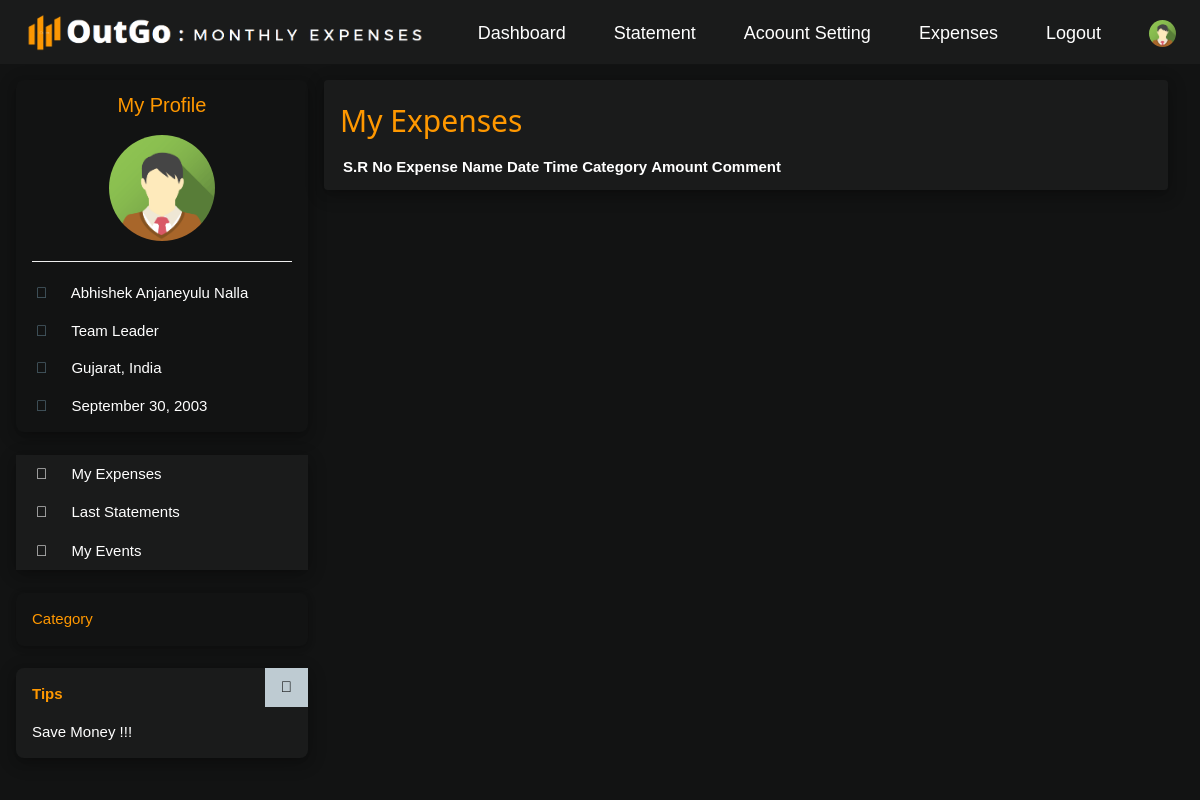
The app's page /user/myexpenses.php (signed in), older data.
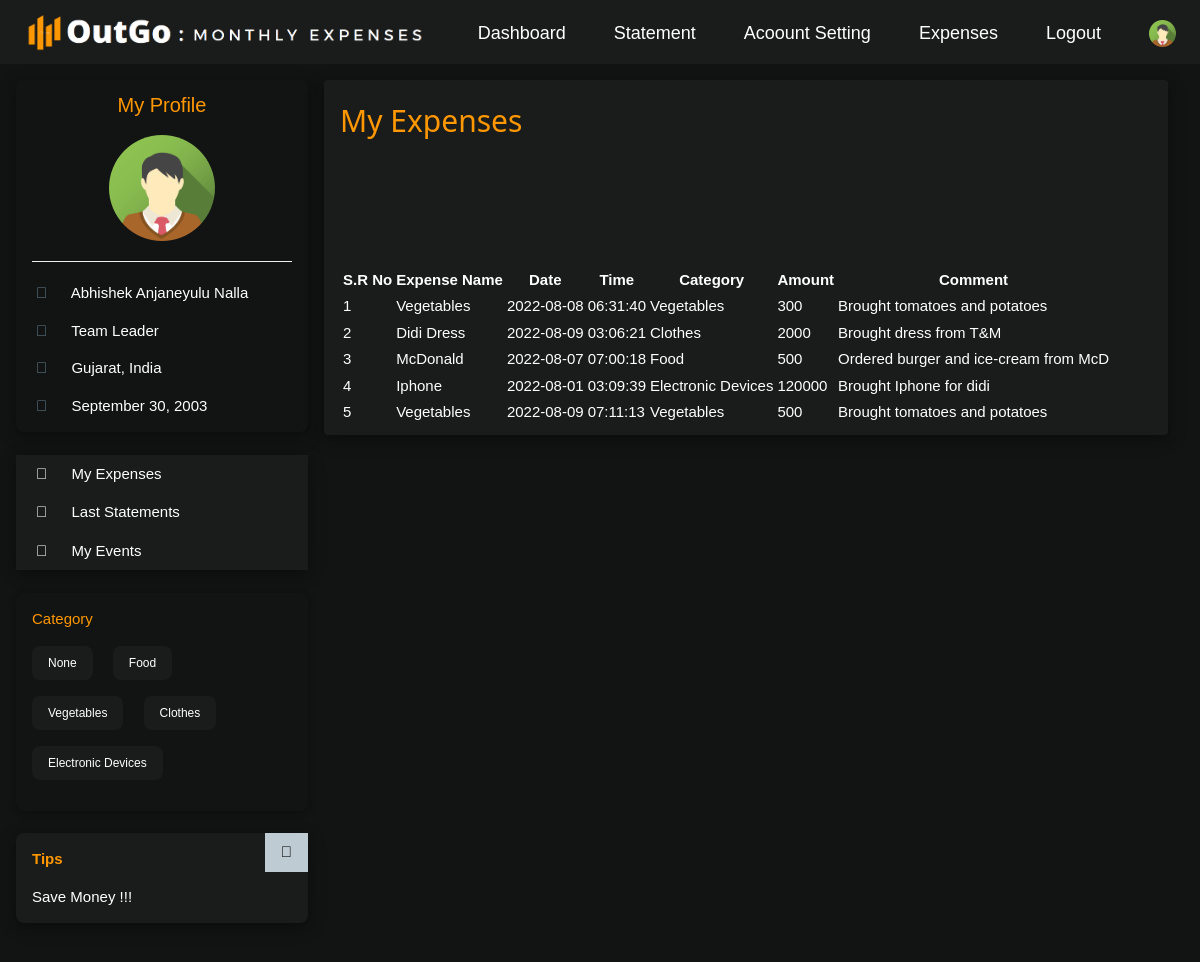
The same page, newer data.
### tables this page shows
CREATE TABLE `tbl_user` (
  `u_id` int(11) NOT NULL,
  `name` varchar(255) DEFAULT NULL,
  `username` varchar(255) DEFAULT NULL,
  `email` varchar(255) NOT NULL,
  `phone_no` varchar(10) DEFAULT NULL,
  `password` varchar(100) NOT NULL,
  `dob` date DEFAULT NULL,
  `age` int(11) DEFAULT NULL,
  `job` varchar(255) DEFAULT NULL,
  `salary` int(11) DEFAULT NULL,
  `expense_limit` int(11) DEFAULT NULL,
  `address` varchar(255) DEFAULT NULL,
  `city` varchar(255) DEFAULT NULL,
  `state` varchar(255) DEFAULT NULL,
  `country` varchar(255) DEFAULT NULL,
  `bio` varchar(510) DEFAULT NULL,
  `log` int(11) NOT NULL DEFAULT 0,
  `joined_since` date DEFAULT NULL
);

CREATE TABLE `tbl_category` (
  `c_id` int(11) NOT NULL,
  `cname` varchar(255) NOT NULL,
  `createdAt` date NOT NULL
);

CREATE TABLE `tbl_expenses` (
  `e_id` int(11) NOT NULL,
  `u_id` int(11) NOT NULL,
  `ename` varchar(255) NOT NULL,
  `date` date NOT NULL,
  `time` time DEFAULT NULL,
  `amount` varchar(10) NOT NULL,
  `category` varchar(255) NOT NULL,
  `comment` varchar(255) DEFAULT NULL
);

### user/myexpenses.php (the view, shortened to what this page needs)
<?php
    if(isset($_SESSION['user']))
    {
        include '../connection.php';
        $userId=$_SESSION['user'];
        $userDetails="SELECT * FROM tbl_user WHERE u_id='$userId'";
        $userDetailsResult=mysqli_query($conn,$userDetails);
        $userInfo=mysqli_fetch_assoc($userDetailsResult);
        $userName=$userInfo['name'];
        $userJob=$userInfo['job'];
        $userState=$userInfo['state'];
        $userCountry=$userInfo['country'];
        $dob=$userInfo['dob'];
        $date1=date_create($dob);
        $dob=date_format($date1,"F d, Y");
        $fetchCategory="SELECT * FROM tbl_category";
        $fetchCategoryResult=mysqli_query($conn,$fetchCategory);
        $allCategory=mysqli_fetch_all($fetchCategoryResult,MYSQLI_ASSOC);
        $myExpenses="SELECT * FROM tbl_expenses WHERE u_id='$userId'";
        $myExpensesResult=mysqli_query($conn,$myExpenses);
        $allExpenses=mysqli_fetch_all($myExpensesResult,MYSQLI_ASSOC);
        $index=0;
        ?>
<!DOCTYPE html>
<html>
<head>
    <link rel="stylesheet" href="../dj-style.css">
    <link rel="stylesheet" href="https://cdnjs.cloudflare.com/ajax/libs/font-awesome/4.7.0/css/font-awesome.min.css">
</head>
<body class="dj-premium">
    <div class="dj-top">
        <div class="dj-bar dj-silver dj-left-align dj-large">
            <a href="#" class="dj-bar-item dj-padding-large"><img src="../images/1111.png" width="400rem"
                    height="40rem"></a>
            <a href="#" class="dj-bar-item dj-hide-small dj-right dj-padding-large dj-remove-underline"
                style="margin-top: 0.5rem;" title="My Account">
                <img src="../images/avatar.png" class="dj-circle" style="height:27px;width:27px" alt="Avatar">
            </a>
            <a href="../logout.php" class="dj-bar-item dj-hide-small dj-padding-large dj-remove-underline dj-right"
                style="margin-top: 0.5rem;" title="Logout">Logout</a>
            <a href="#" class="dj-bar-item dj-hide-small dj-padding-large dj-remove-underline dj-right"
                style="margin-top: 0.5rem;" title="Expenses">Expenses</a>
            <a href="#" class="dj-bar-item dj-hide-small dj-padding-large dj-remove-underline dj-right"
                style="margin-top: 0.5rem;" title="Account Settings">Acoount Setting</a>
            <a href="#" class="dj-bar-item dj-hide-small dj-padding-large dj-remove-underline dj-right"
                style="margin-top: 0.5rem;" title="Statement">Statement</a>
            <a href="dashboard.php" class="dj-bar-item dj-hide-small dj-padding-large dj-remove-underline dj-right"
                style="margin-top: 0.5rem;" title="Statement">Dashboard</a>
        </div>
    </div>
    <div class="dj-container dj-content" style="max-width:1400px;margin-top:80px">
        <div class="dj-row">
            <div class="dj-col m3">
                <div class="dj-card-4 dj-round-large dj-premium dj-hover-shadow-white">
                    <div class="dj-container">
                        <h4 class="dj-center dj-text-orange"><a href="myprofile.php" style="text-decoration: none;">My
                                Profile</a></h4>
                        <p class="dj-center"><img src="../images/avatar.png" class="dj-circle"
                                style="height:106px;width:106px" alt="Avatar"></p>
                        <hr>
                        <p><i class="fa fa-pencil fa-fw dj-margin-right dj-text-theme"></i> <?php echo $userName; ?></p>
                        <p><i class="fa fa-pencil fa-fw dj-margin-right dj-text-theme"></i> <?php echo $userJob; ?></p>
                        <p><i class="fa fa-home fa-fw dj-margin-right dj-text-theme"></i>
                            <?php echo "$userState, ".$userCountry; ?></p>
                        <p><i class="fa fa-birthday-cake fa-fw dj-margin-right dj-text-theme"></i> <?php echo $dob; ?>
                        </p>
                    </div>
                </div>
                <br>
                <div class="dj-card-4 dj-round-large dj-hover-shadow-white">
                    <div class="dj-silver">
                        <button onclick="myFunction('Demo1')" class="dj-button dj-block dj-left-align"><i
                                class="fa fa-circle-o-notch fa-fw dj-margin-right"></i> My Expenses</button>
                        <button onclick="myFunction('Demo2')" class="dj-button dj-block dj-left-align"><i
                                class="fa fa-calendar-check-o fa-fw dj-margin-right"></i> Last Statements</button>
                        <button onclick="myFunction('Demo3')" class="dj-button dj-block dj-left-align"><i
                                class="fa fa-users fa-fw dj-margin-right"></i> My Events</button>
                    </div>
                </div>
                <br>
                <div class="dj-card dj-round-large dj-premium dj-hide-small dj-hover-shadow-white">
                    <div class="dj-container">
                        <p class="dj-text-orange">Category</p>
                        <p>
                            <?php
                            foreach($allCategory as $cat)
                            {
                                $ca_name=$cat['cname'];
                            ?>
                            <span
                                class="dj-tag dj-small dj-silver dj-round-large dj-padding dj-margin-bottom dj-margin-right"><?php echo $ca_name; ?></span>
                            <?php
                            }
                            ?>
                        </p>
                    </div>
                </div>
                <br>
                <div
                    class="dj-container dj-display-container dj-round-large dj-silver dj-card-4 dj-margin-bottom dj-hide-small dj-hover-shadow-white">
                    <span onclick="this.parentElement.style.display='none'"
                        class="dj-button dj-theme-l3 dj-display-topright">
                        <i class="fa fa-remove"></i>
                    </span>
                    <p class="dj-text-orange"><strong>Tips</strong></p>
                    <p>Save Money !!!</p>
                </div>
            </div>
            <div class="dj-col m9">
                <div class="dj-row-padding">
                    <div class="dj-col m12">
                        <div class="dj-card-4 dj-round dj-silver dj-hover-shadow-white">
                            <div class="dj-container dj-padding dj-margin-bottom">
                                <h2 class="dj-text-orange">My Expenses </h2>
                                <table>
                                    <tbody>
                                        <tr>
                                            <th>S.R No</th>
                                            <th>Expense Name</th>
                                            <th>Date</th>
                                            <th>Time</th>
                                            <th>Category</th>
                                            <th>Amount</th>
                                            <th>Comment</th>
                                        </tr>
                                    </tbody>
                                    <tbody>
                                        <?php
                                        foreach($allExpenses as $exp)
                                        {
                                            $index=$index+1;
                                        ?>
                                        <tr>
                                            <td><?php echo $index; ?></td>
                                            <td><?php echo $exp['ename']; ?></td>
                                            <td><?php echo $exp['date']; ?></td>
                                            <td><?php echo $exp['time']; ?></td>
                                            <td><?php echo $exp['category']; ?></td>
                                            <td><?php echo $exp['amount']; ?></td>
                                            <td><?php echo $exp['comment']; ?></td>
                                        </tr><br>
                                        <?php
                                        }
                                        ?>
                                    </tbody>
                                </table>
                            </div>
                        </div>
                    </div>
                </div>
            </div>
        </div>
    </div>
    <br>
</body>
</html>
<?php
}
else
{
	header("location: ../login.php");
}
?>

### dj-style.css (style rules this page uses)
html { box-sizing: border-box }
*, *:before, *:after { box-sizing: inherit; font-family: Verdana, sans-serif; }
html { -ms-text-size-adjust: 100%; -webkit-text-size-adjust: 100% }
body { margin: 0 }
a { background-color: transparent }
b, strong { font-weight: bolder }
img { border-style: none }
hr { box-sizing: content-box; height: 0; overflow: visible }
button, input, select, textarea, optgroup { font: inherit; margin: 0 }
button, input { overflow: visible }
button, select { text-transform: none }
button, [type=button], [type=reset], [type=submit] { -webkit-appearance: button }
html, body { font-family: Verdana, sans-serif; font-size: 15px; line-height: 1.5 }
html { overflow-x: hidden }
h2 { font-size: 30px; font-family: Verdana, sans-serif; }
h4 { font-size: 20px }
h1, h2, h3, h4, h5, h6 { font-family: "Segoe UI", Arial, sans-serif; font-weight: 400; margin: 10px 0 }
hr { border: 0; border-top: 1px solid #eee; margin: 20px 0 }
img { vertical-align: middle }
a { color: inherit }
.dj-btn, .dj-button { border: none; display: inline-block; padding: 8px 16px; vertical-align: middle; overflow: hidden; text-decoration: none; color: inherit; background-color: inherit; text-align: center; cursor: pointer; white-space: nowrap }
.dj-btn, .dj-button { -webkit-touch-callout: none; -webkit-user-select: none; -khtml-user-select: none; -moz-user-select: none; -ms-user-select: none; user-select: none }
.dj-badge, .dj-tag { background-color: #000; color: #fff; display: inline-block; padding-left: 8px; padding-right: 8px; text-align: center }
.dj-tooltip, .dj-display-container { position: relative }
.dj-bar { width: 100%; overflow: hidden }
.dj-bar .dj-bar-item { padding: 8px 16px; float: left; width: auto; border: none; display: block; outline: 0 }
.dj-block { display: block; width: 100% }
.dj-container:after, .dj-container:before, .dj-panel:after, .dj-panel:before, .dj-row:after, .dj-row:before, .dj-row-padding:after, .dj-row-padding:before, .dj-cell-row:before, .dj-cell-row:after, .dj-clear:after, .dj-clear:before, .dj-bar:before, .dj-bar:after { content: ""; display: table; clear: both }
.dj-col, .dj-half, .dj-third, .dj-twothird, .dj-threequarter, .dj-quarter { float: left; width: 100% }
@media (min-width:601px) { .dj-col.m3, .dj-quarter { width: 24.99999% } }
@media (min-width:601px) { .dj-col.m9, .dj-threequarter { width: 74.99999% } }
@media (min-width:601px) { .dj-col.m12 { width: 99.99999% } }
.dj-content, .dj-auto { margin-left: auto; margin-right: auto }
.dj-content { max-width: 980px }
.dj-top, .dj-bottom { position: fixed; width: 100%; z-index: 1 }
.dj-top { top: 0 }
.dj-display-topright { position: absolute; right: 0; top: 0 }
.dj-circle { border-radius: 50% }
.dj-round, .dj-round-medium { border-radius: 4px }
.dj-round-large { border-radius: 8px }
.dj-row-padding, .dj-row-padding>.dj-half, .dj-row-padding>.dj-third, .dj-row-padding>.dj-twothird, .dj-row-padding>.dj-threequarter, .dj-row-padding>.dj-quarter, .dj-row-padding>.dj-col { padding: 0 8px }
.dj-container, .dj-panel { padding: 0.01em 16px }
.dj-card, .dj-card-2 { box-shadow: 0 2px 5px 0 rgba(0, 0, 0, 0.16), 0 2px 10px 0 rgba(0, 0, 0, 0.12) }
.dj-card-4, .dj-hover-shadow:hover { box-shadow: 0 4px 10px 0 rgba(0, 0, 0, 0.2), 0 4px 20px 0 rgba(0, 0, 0, 0.19) }
.dj-small { font-size: 12px !important }
.dj-large { font-size: 18px !important }
.dj-left-align { text-align: left !important }
.dj-center { text-align: center !important }
.dj-margin-bottom { margin-bottom: 16px !important }
.dj-margin-right { margin-right: 16px !important }
.dj-padding { padding: 8px 16px !important }
.dj-padding-large { padding: 12px 24px !important }
.dj-right { float: right !important }
.dj-premium, .dj-hover-premium:hover { color: #fff !important; background-color: #121313 !important }
.dj-silver, .dj-hover-silver:hover { color: #fff !important; background-color: #1a1b1b !important }
.dj-text-orange, .dj-hover-text-orange:hover { color: #ff9800 !important }
.dj-remove-underline { text-decoration: none; }
.dj-theme-l3 { color:#000 !important; background-color:#becbd2 !important }
.dj-text-theme { color:#607d8b !important }

Row changes from the older to the newer data that the page shows:
added tbl_category: cname "None"
added tbl_category: cname "Food"
added tbl_category: cname "Vegetables"
added tbl_category: cname "Clothes"
added tbl_category: cname "Electronic Devices"
added tbl_expenses: ename "Vegetables", date "2022-08-08", time "06:31:40", category "Vegetables", amount "300", comment "Brought tomatoes and potatoes"
added tbl_expenses: ename "Didi Dress", date "2022-08-09", time "03:06:21", category "Clothes", amount "2000", comment "Brought dress from T&M"
added tbl_expenses: ename "McDonald", date "2022-08-07", time "07:00:18", category "Food", amount "500", comment "Ordered burger and ice-cream from McD"
added tbl_expenses: ename "Iphone", date "2022-08-01", time "03:09:39", category "Electronic Devices", amount "120000", comment "Brought Iphone for didi"
added tbl_expenses: ename "Vegetables", date "2022-08-09", time "07:11:13", category "Vegetables", amount "500", comment "Brought tomatoes and potatoes"
